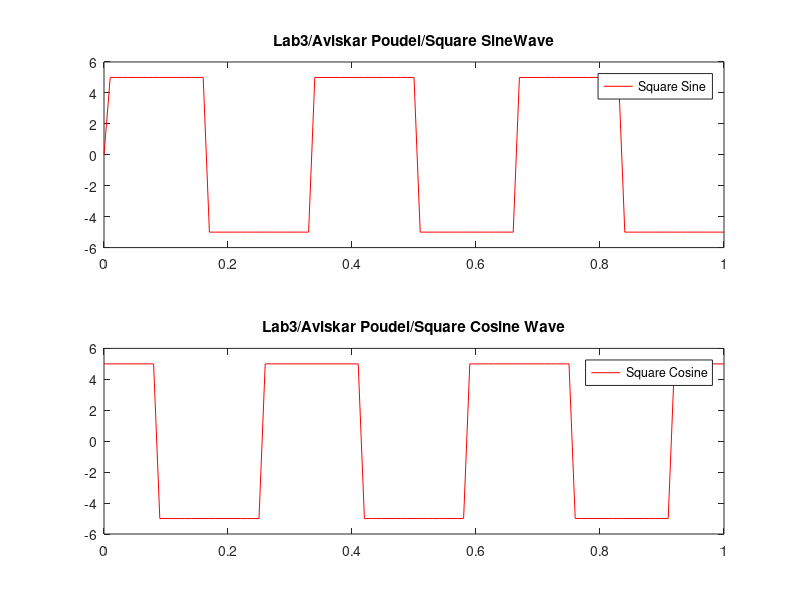

This figure's MATLAB source:
a = 5;
f = 3;
t = 0:0.01:1;
s = a*sign(sin(2*pi*f*t));
c = a*sign(cos(2*pi*f*t));
subplot(2,1,1)
plot(t, s, '-red')
legend('Square Sine')
title('Lab3/Aviskar Poudel/Square SineWave')

subplot(2,1,2)
plot(t,c,'-red')
legend('Square Cosine')
title('Lab3/Aviskar Poudel/Square Cosine Wave')


